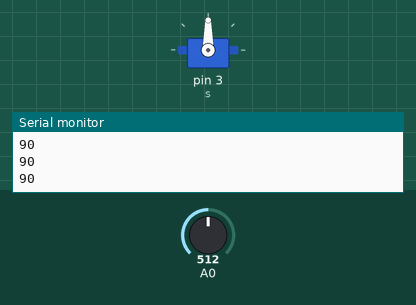
The sketch below on a simulated Arduino Uno, built with avr-gcc and run on an emulated ATmega328P. Parts: servo, the last lines printed to the serial monitor. The inputs (shaded band) are chosen by the test bench; at power-on: A0 = 512.

Above: at 1.2 s.
1.3 s: A0 set to 716
At 1.9 s:
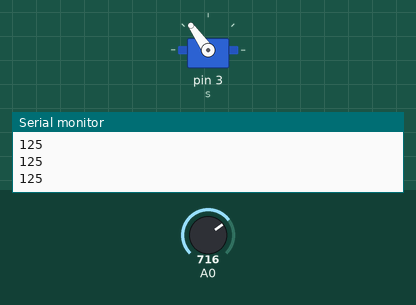
2.8 s: A0 set to 900
At 3.5 s:
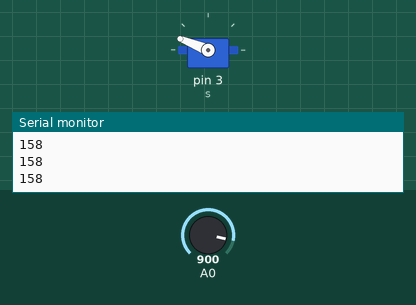
4.3 s: A0 set to 1023
At 5.5 s:
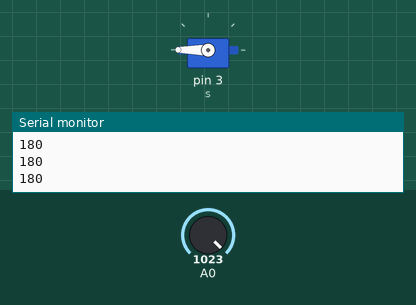
5.8 s: A0 set to 306
At 6.5 s:
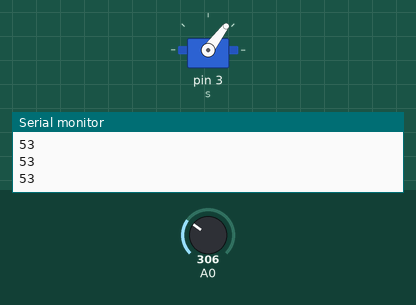
7.3 s: A0 set to 122
At 7.8 s:
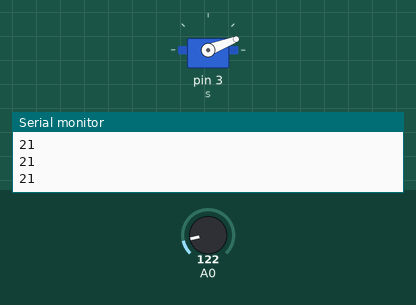
Timing chart, 0 to 9.8 s (numbered marks = the images above; inputs shaded):
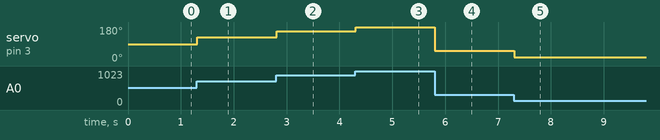

The sketch:

servo_motor_kon.ino
```cpp
#include <Servo.h>
Servo s;
int x;
int a;
void setup() {
s.attach(3);
Serial.begin(9600);
}
void loop() {
  x = analogRead(A0);
  Serial.println(a);
  a=map(x , 0, 1023, 0, 180);
  s.write(a);
 delay(15);
  }
```

Measured:
- after the input at 1.3 s, servo on pin 3 (s): 90° → 125° at once
- after the input at 2.8 s, servo on pin 3 (s): 125° → 158° at once
- after the input at 4.3 s, servo on pin 3 (s): 158° → 180° at once
- after the input at 5.8 s, servo on pin 3 (s): 180° → 53° at once
- after the input at 7.3 s, servo on pin 3 (s): 53° → 21° at once
